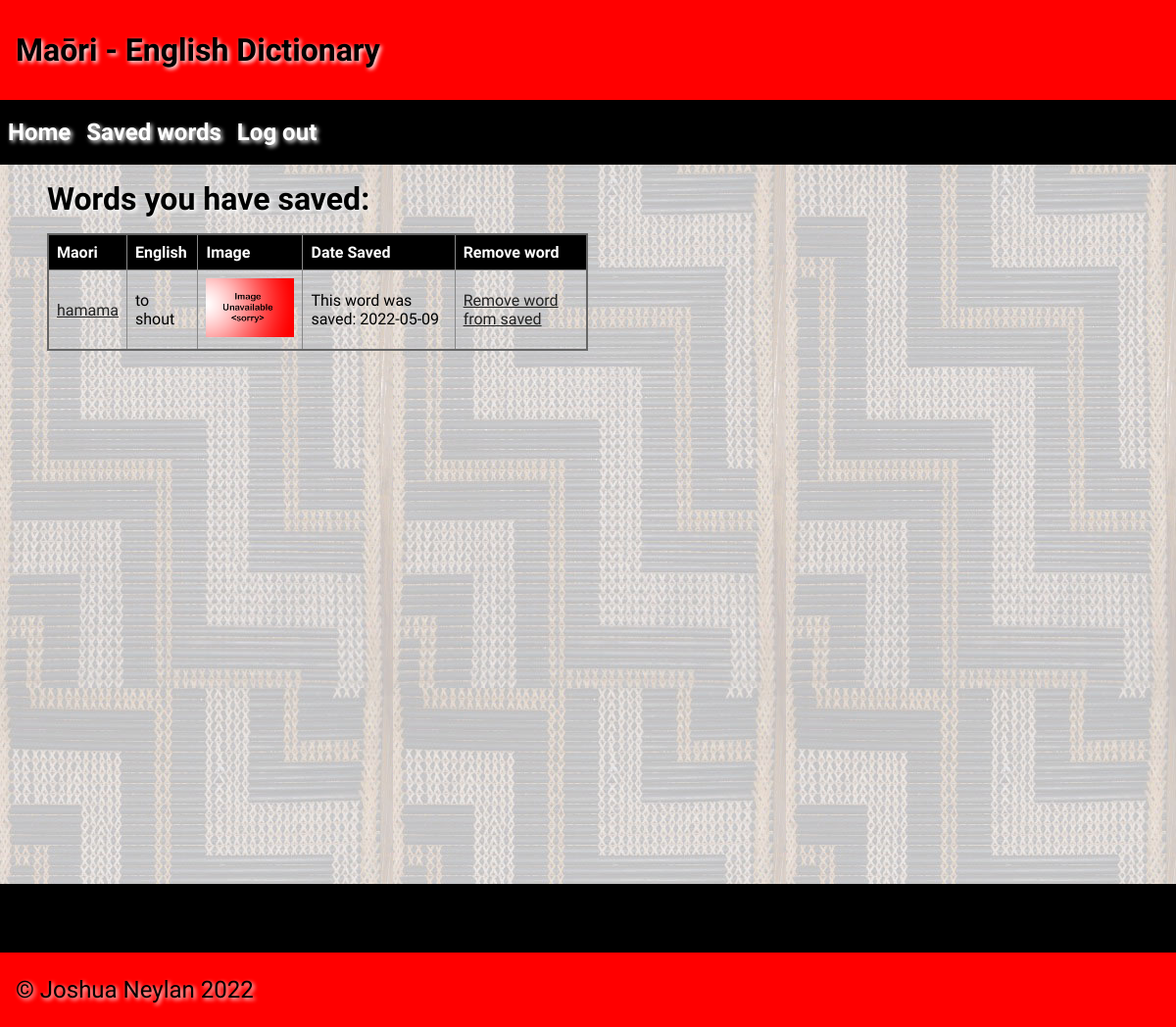
The app's page /saved (signed in) with its own data.
### tables this page shows
CREATE TABLE "Saved_words"
(
    id        INTEGER
        constraint Saved_words_pk
            primary key autoincrement,
    word_id   INTEGER
        references Dictionary,
    user_id   INTEGER
        references User,
    timestamp datetime
);

CREATE TABLE "Dictionary"
(
    id         integer
        constraint Dictionary_pk
            primary key autoincrement,
    maori      varchar(85),
    english    varchar(100),
    category   varchar(50),
    year_level integer(10),
    image      varchar(100),
    timestamp  datetime,
    author     varchar(60),
    definition varchar(200)
);

### app.py (the view)
@app.route("/saved")
def render_saved():
    if not is_logged_in():
        return redirect("/")
    user_id = session["user_id"]
    con = create_connection(DB_NAME)
    query = "SELECT word_id, timestamp FROM Saved_words WHERE user_id = ?;"
    cur = con.cursor()
    cur.execute(query, (user_id,))
    word_ids_with_timestamps = cur.fetchall()
    for i in range(len(word_ids_with_timestamps)):
        word_ids_with_timestamps[i] = word_ids_with_timestamps[i][0], word_ids_with_timestamps[i][1]
    word_ids_with_timestamps = list(set(word_ids_with_timestamps))
    query = "SELECT maori, english, category, image, id FROM Dictionary WHERE id = ?;"
    saved_words_details_list = []
    for word_id_with_timestamp in word_ids_with_timestamps:
        cur.execute(query, (word_id_with_timestamp[0],))
        word_details = cur.fetchall()
        updated_word_details = []
        for word in word_details[0]:
            updated_word_details.append(word)
        if updated_word_details[3] is None:
            updated_word_details[3] = "noimage.png"
        saved_words_details_list.append([updated_word_details, word_id_with_timestamp[1]])
    return render_template("saved_words.html", logged_in=is_logged_in(),
                           saved_words_details_list=saved_words_details_list)

### app.py (called while the page is built)
def create_connection(db_file):
    try:
        connection = sqlite3.connect(db_file)
        connection.execute("pragma foreign_keys=ON")
        return connection
    except Error as e:
        print(e)
    return None

def is_logged_in():
    if session.get("email") is None:
        return False
    return True

### templates/saved_words.html (shortened to what this page needs)
{% extends 'base.html' %}
{% block heading %}Maōri - English Dictionary{% endblock %}
{% block main %}
    <h1> Words you have saved:</h1>
    <table>
        <tr>
            <th> Maori </th>
            <th> English</th>
            <th> Image </th>
            <th> Date Saved </th>
            <th> Remove word</th>
        </tr>
        {% for word_details in saved_words_details_list %}
            <tr>
                <td><a href = "/{{word_details[0][2]}}/{{word_details[0][0]}}">{{word_details[0][0]}}</a></td>
                <td> {{word_details[0][1]}} </td>
                <td><img class = "thumb" src = "../static/images/{{word_details[0][3]}}"></td>
                <td>This word was saved: {{word_details[1]}}</td>
                <td><a href = "/unsaveword-{{word_details[0][2]}}-{{word_details[0][4]}}">Remove word from saved</a></td>
            </tr>
        {% endfor %}
    </table>
{% endblock %}

### static/css/style.css (style rules this page uses)
* { font-family: Comfortaa, sans-serif; margin: 0; padding: 0; box-sizing: border-box; }
h1, h2, h3, h4 { padding: 1rem 0; font-family: 'Suez One', serif; color: #000; text-shadow: 2px 2px 4px #fff; }
a { color: #222; }
img { max-width: 500px; }
table { width: 50%; border: 2px solid #666; border-collapse: collapse; }
th, td { border: 1px solid #888; padding: 0.5rem; text-align: left; }
th { background-color: #000; color: #fff; }
.thumb { max-width: 90px; }

### records on screen
Saved_words: maori "hamama", english "to shout", timestamp "2022-05-09"
